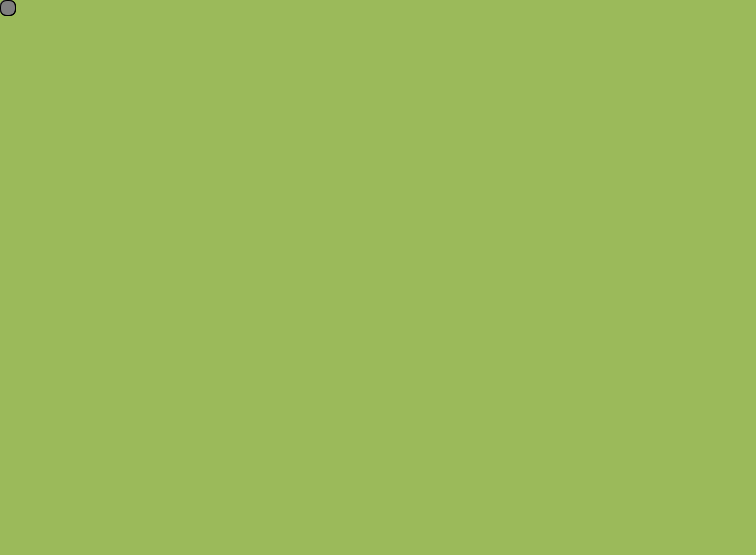
Frame 1 (no input)
Frame 60 (the mouse pressed at the canvas centre just before this capture): blank canvas, image omitted
Frame 120 (the mouse held since frame 60 and released just before this capture): blank canvas, image omitted

The Processing sketch that drew this single still picture (run headless with seeded random() and noise(); from frame 60 on, the mouse is pressed at the canvas centre):

// Processing sketch: sketch_step2
// ── sketch_step2.pde
//Snake Game Step 2: add direction control
//Made by Yifan Feng (y.feng@se20.qmul.ac.uk) 
//resource tutorial videos: https://www.bilibili.com/video/BV1YE411T7dG
//resource tutorial website: https://www.learnjavacoding.com/definitions/snake/ 

//Background Settings 
int background_color = #9bba5a; //color palate from https://playsnake.org/ 

//snake color settings 
int snake_color = #00004B; //color palate from https://playsnake.org/  

//snake length at original: 3 units 
int snake_length = 3; 

//snake size: rect( )
int snake_size = 15;  

//snake head position 
int snake_head_x;
int snake_head_y; 

//snake length max: the snake can only take no more than 497 points 
int snake_length_max = 500; 

//snake body: after getting one point, body is one unit longer than last 
//hint: for loop to build body length; length shown on x and y axis 
int[] x =  new int[snake_length_max];
int[] y = new int[snake_length_max]; 

//animation
//direction: initial direction (to right) 
int snake_direction = 'R'; 
//speed 
int speed = 15; 


void setup() { 
  size(756, 555); //size from https://playsnake.org/ 
  smooth(2); 
  frameRate(5); 
}

void draw() {
  background(background_color);  
  snake();
  snake_body_change(); 
  snake_movement();
} 

//draw "snake" function 
void snake() {
    
  //basic snake head info 
  stroke(0);
  strokeWeight(1);
  fill(snake_color);
  rect(x[0], y[0], snake_size, snake_size, 7); //7 is radii or all four corners (round)

  //basic snake body info
  //body get one unit in x and y axis 
  fill(127); 
  for (int i=1; i<snake_length; i++) rect(x[i], y[i], snake_size, snake_size, 7);
  
}

void snake_body_change() {
  //snake body change: 
  //head position always be 0 and body follows in position 1&2 
  //head and body should be lined up (0-1-2)  
  //each time when head in food position(-1), head (0->-1), body(1->0), body(2->1) 
  for (int i= snake_length - 1; i>0; i--) {
    x[i] = x[i-1]; 
    y[i] = y[i-1]; 
  }
  x[0] = snake_head_x; //reset head coordinates after getting one point 
  y[0] = snake_head_y; 
} 

//animation 
//snake movement (animation) 
//switch reference: https://processing.org/reference/switch.html 
//basic logic: position - speed (predefined speed = 15)
void snake_movement() {
  switch(snake_direction) {  
  case'L': //left 
    snake_head_x = snake_head_x - speed;
    break;
  case'R': //right
    snake_head_x = snake_head_x + speed;
    break;
  case'D': //down
    snake_head_y = snake_head_y + speed;
    break;
  case'U': //up
    snake_head_y = snake_head_y - speed; 
    break;
  }
}

//direction control 
//use default left keycode 
//source code: https://processing.org/reference/keyCode.html 
void keyPressed() {
  if (key == CODED) { 
    if (keyCode == LEFT) {
      snake_direction = 'L';
    } else if (keyCode == RIGHT) {
      snake_direction = 'R';
    } else if (keyCode == DOWN) {
      snake_direction = 'D';
    } else if (keyCode == UP) {
      snake_direction = 'U';
    }
  }
}
